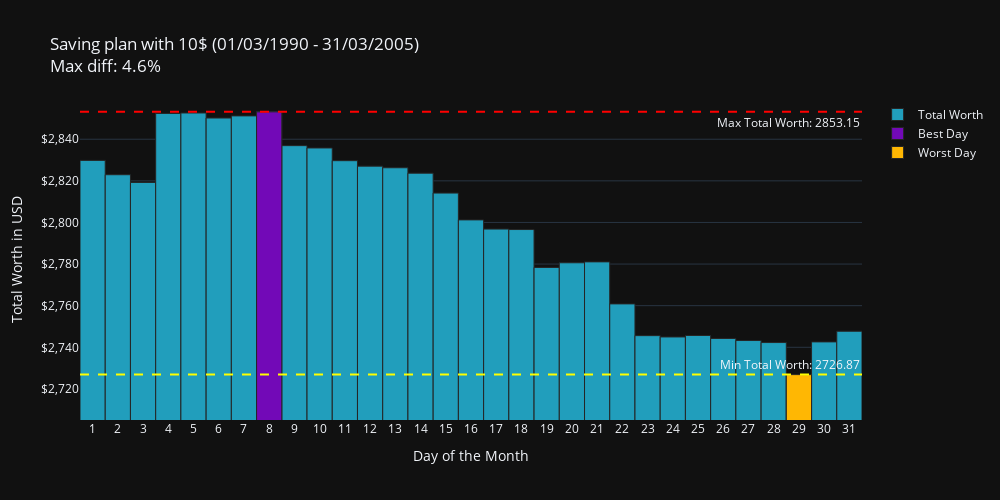

Write notebook code for a chart like this one.
### Markdown cell above
# Period 3

### Code cell
fig = plot_total_worth(
    df=df,
    invest_amount=10,
    period=period3,
    title="Saving plan with 10$"
)
fig.show()

### Figure 1 — Plotly figure (JSON) as saved in the notebook; plotly's stock layout.template omitted (floating-point values rounded to 4 significant figures)
{"data": [{"name": "Total Worth", "type": "bar", "x": [1, 2, 3, 4, 5, 6, 7, 8, 9, 10, 11, 12, 13, 14, 15, 16, 17, 18, 19, 20, 21, 22, 23, 24, 25, 26, 27, 28, 29, 30, 31], "y": [2830.0, 2823.0, 2819.0, 2852.0, 2853.0, 2850.0, 2851.0, 2853.0, 2837.0, 2836.0, 2830.0, 2827.0, 2826.0, 2824.0, 2814.0, 2801.0, 2797.0, 2797.0, 2778.0, 2781.0, 2781.0, 2761.0, 2746.0, 2745.0, 2746.0, 2744.0, 2743.0, 2742.0, 2727.0, 2743.0, 2748.0]}, {"marker": {"color": "#7209b7"}, "name": "Best Day", "type": "bar", "x": [8], "y": [2853.0]}, {"marker": {"color": "#ffb703"}, "name": "Worst Day", "type": "bar", "x": [29], "y": [2727.0]}], "layout": {"annotations": [{"showarrow": false, "text": "Max Total Worth: 2853.15", "x": 1, "xanchor": "right", "xref": "x domain", "y": 2853.0, "yanchor": "top", "yref": "y"}, {"showarrow": false, "text": "Min Total Worth: 2726.87", "x": 1, "xanchor": "right", "xref": "x domain", "y": 2727.0, "yanchor": "bottom", "yref": "y"}], "barmode": "overlay", "height": 500, "shapes": [{"line": {"color": "red", "dash": "dash"}, "type": "line", "x0": 0, "x1": 1, "xref": "x domain", "y0": 2853.0, "y1": 2853.0, "yref": "y"}, {"line": {"color": "yellow", "dash": "dash"}, "type": "line", "x0": 0, "x1": 1, "xref": "x domain", "y0": 2727.0, "y1": 2727.0, "yref": "y"}], "title": {"text": "Saving plan with 10$ (01/03/1990 - 31/03/2005)<br>Max diff: 4.6%"}, "width": 1000, "xaxis": {"tickmode": "array", "tickvals": [1, 2, 3, 4, 5, 6, 7, 8, 9, 10, 11, 12, 13, 14, 15, 16, 17, 18, 19, 20, 21, 22, 23, 24, 25, 26, 27, 28, 29, 30, 31], "title": {"text": "Day of the Month"}}, "yaxis": {"range": [2705.0, 2859.0], "tickformat": "$,.0f", "title": {"text": "Total Worth in USD"}}}}
